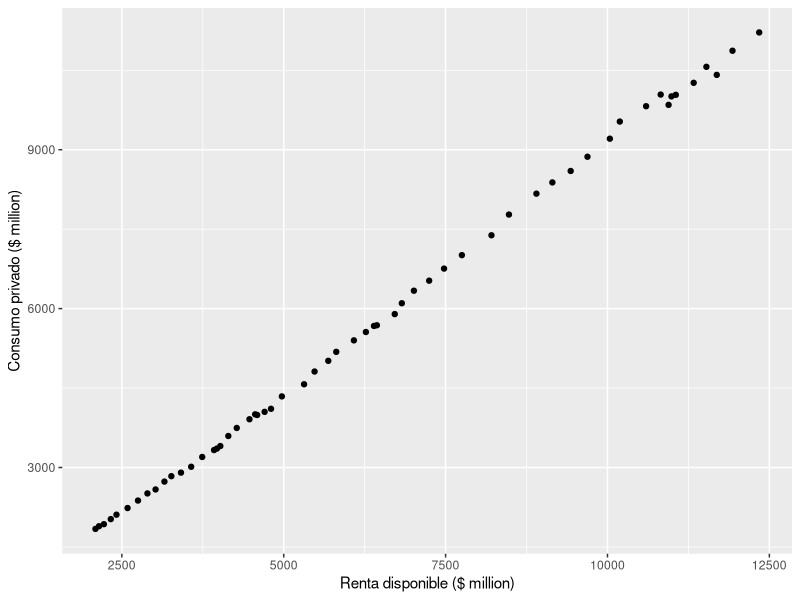

The R script that drew this image:
## ---- chunk 1
knitr::opts_chunk$set(echo = TRUE, cache = TRUE, dpi=300)
## ---- chunk 2
#
library(tidyverse)
CONS_USA <- read_csv("CONS_USA.csv")
#
ts_CONS_USA <- ts(CONS_USA[,2:3], start=c(1959), end = c(2015))
head(ts_CONS_USA)

CONS_USA %>%
  ggplot(aes(x = Y, y = C)) +
  geom_point() +
  ylab("Consumo privado ($ million)") + xlab("Renta disponible ($ million)")
#
KEYNES_model <- lm (C ~ Y, data = ts_CONS_USA)
summary(KEYNES_model)    
